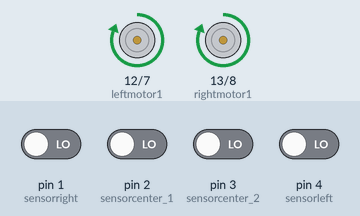
This sketch was run on a simulated Arduino Uno, built with avr-gcc and run on an emulated ATmega328P. On the bench: motor-driver pin pairs drawn as motors (green arrow = first pin HIGH = forward, orange = second pin HIGH = backward, longer = more drive). The inputs (shaded band) are chosen by the test bench; at power-on: pin 1 (sensorright), pin 2 (sensorcenter_1), pin 3 (sensorcenter_2), pin 4 (sensorleft) LOW.

Above: at 1.2 s.
1.3 s: pin 3 (sensorcenter_2) driven HIGH
At 2.5 s:
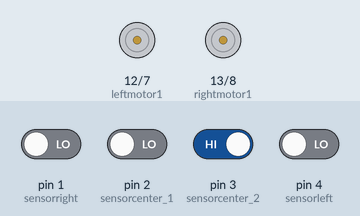
2.8 s: pin 1 (sensorright) driven HIGH
At 3.8 s:
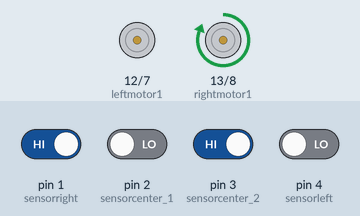
4.3 s: pin 1 (sensorright) driven LOW
At 5.0 s:
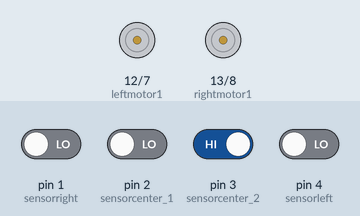
5.8 s: pin 4 (sensorleft) driven HIGH
At 6.1 s:
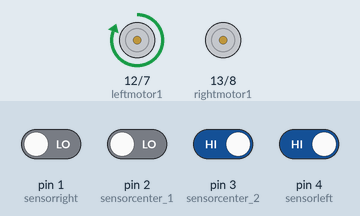
7.3 s: pin 4 (sensorleft) driven LOW
At 8.4 s:
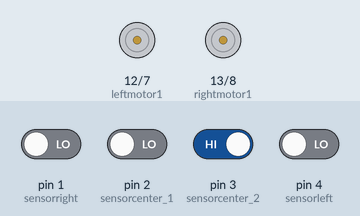
Timing chart, 0 to 9.8 s (numbered marks = the images above; inputs shaded):
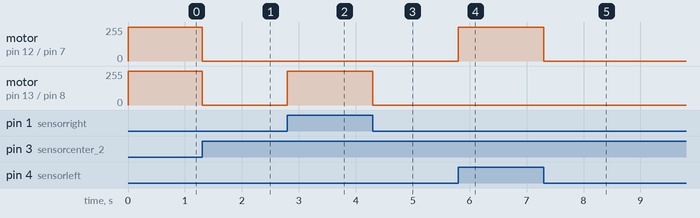

The sketch:

line_2_india_edited_3.ino
```cpp
int rightmotor1=13;
int leftmotor1=12;
int rightmotor2=8;
int leftmotor2=7;


int sensorleft=4;
int sensorcenter_1=2;
int sensorcenter_2=3; /* this sensor will be the most front one that senses if the line still exists forward or not in order to complete moving forward ( if the line exists ) or
                          turn left or right with the line ( if the line is then curved to right or left ) */
int sensorright=1;


int sl , sc1 , sc2 , sr ; /* variables that read the input voltages on sensors */

int f_sl=0 , f_sc1=0 , f_sc2=0 , f_sr=0 ; /* feedback variables for sensors that enables me to know the last state of the car action taken and these are used specially for thin lines */

//////////////////////////////////////

void setup()
{

  pinMode(rightmotor1,OUTPUT);
  pinMode(leftmotor1,OUTPUT);
  pinMode(rightmotor2,OUTPUT);
  pinMode(leftmotor2,OUTPUT);

  pinMode(sensorleft,INPUT);
  pinMode(sensorcenter_1,INPUT);
  pinMode(sensorcenter_2,INPUT);
  pinMode(sensorright,INPUT);

}
///////////////////////////////////////////////////

void loop()
{
  sl=digitalRead(sensorleft);
  sc1=digitalRead(sensorcenter_1);
  sc2=digitalRead(sensorcenter_2);
  sr=digitalRead(sensorright);

  /////////////////////////////////////////////////////////////////////
  if(sl==1 && sc1==1 && sr==1)   //if all are white then continue doing the last state
  {
    if ( f_sl == 1 ) // continue turning left
    {
      digitalWrite(rightmotor1,1);
    digitalWrite(rightmotor2,0);
    digitalWrite(leftmotor1,0);
    digitalWrite(leftmotor2,0);
    f_sl = 1;
    f_sc1 = 0;
    f_sc2 = 0;
    f_sr = 0;
    }

    else if ( f_sc1==1 && f_sc2==1 ) // continue moving forward
    {
      digitalWrite(rightmotor1,1);
    digitalWrite(rightmotor2,0);
    digitalWrite(leftmotor1,1);
    digitalWrite(leftmotor2,0);
    f_sl = 0;
    f_sc1 = 1;
    f_sc2 = 1;
    f_sr = 0;

    }

    else if ( f_sr == 1 ) // continue turning right
    {
      digitalWrite(rightmotor1,0);
      digitalWrite(rightmotor2,0);
      digitalWrite(leftmotor1,1);
      digitalWrite(leftmotor2,0);
    f_sl = 0;
    f_sc1 = 0;
    f_sc2 = 0;
    f_sr = 1;

    }

  }

  ////////////////////////////////////////////////////////////////////////////
  if( ( (sl==0 && sc1==1 && sr==1) || (sl==0 && sc1==0 && sr==1) ) && (sc2==1) )   //left turn
  {
    digitalWrite(rightmotor1,1);
    digitalWrite(rightmotor2,0);
    digitalWrite(leftmotor1,0);
    digitalWrite(leftmotor2,0);
    f_sl = 1;
    f_sc1 = 0;
    f_sc2 = 0;
    f_sr = 0;
  }


  else
    if( ( (sl==1 && sc1==1 && sr==0) || (sl==1 && sc1==0 && sr==0) ) && ( sc2==1 ) )  //right turn
    {
      digitalWrite(rightmotor1,0);
      digitalWrite(rightmotor2,0);
      digitalWrite(leftmotor1,1);
      digitalWrite(leftmotor2,0);
    f_sl = 0;
    f_sc1 = 0;
    f_sc2 = 0;
    f_sr = 1;

    }


    else
      if( (sl==1 && sc1==0 && sr==1) || ( sc1==0 && sc2==0 ) || ( ( (sl==0 && sc1==1 && sr==1) || (sl==0 && sc1==0 && sr==1) ) && (sc2==0) )
      || ( ( (sl==1 && sc1==1 && sr==0) || (sl==1 && sc1==0 && sr==0) ) && ( sc2==0 ) ) )  //go forward straight
      {
        digitalWrite(rightmotor1,1);
        digitalWrite(rightmotor2,0);
        digitalWrite(leftmotor1,1);
        digitalWrite(leftmotor2,0);
        f_sl = 0;
        f_sc1 = 1;
        f_sc2 = 1;
        f_sr = 0;
      }


    else
      if( (sl==0 && sc1==0 && sr==0) && ( sc2==1 ) ) //stop
        {
          digitalWrite(rightmotor1,0);
          digitalWrite(rightmotor2,0);
          digitalWrite(leftmotor1,0);
          digitalWrite(leftmotor2,0);
          f_sl = 0;
          f_sc1 = 0;
          f_sc2 = 0;
          f_sr = 0;
        }

  ///////////////////////////////////////////////////////////////////

}
```

Measured:
- after the input at 1.3 s, motor on pin 12 (leftmotor1) / pin 7 (leftmotor2), motor on pin 13 (rightmotor1) / pin 8 (rightmotor2): forward 255/255 → stopped at once
- after the input at 2.8 s, motor on pin 13 (rightmotor1) / pin 8 (rightmotor2): stopped → forward 255/255 at once
- after the input at 4.3 s, motor on pin 13 (rightmotor1) / pin 8 (rightmotor2): forward 255/255 → stopped at once
- after the input at 5.8 s, motor on pin 12 (leftmotor1) / pin 7 (leftmotor2): stopped → forward 255/255 at once
- after the input at 7.3 s, motor on pin 12 (leftmotor1) / pin 7 (leftmotor2): forward 255/255 → stopped at once
